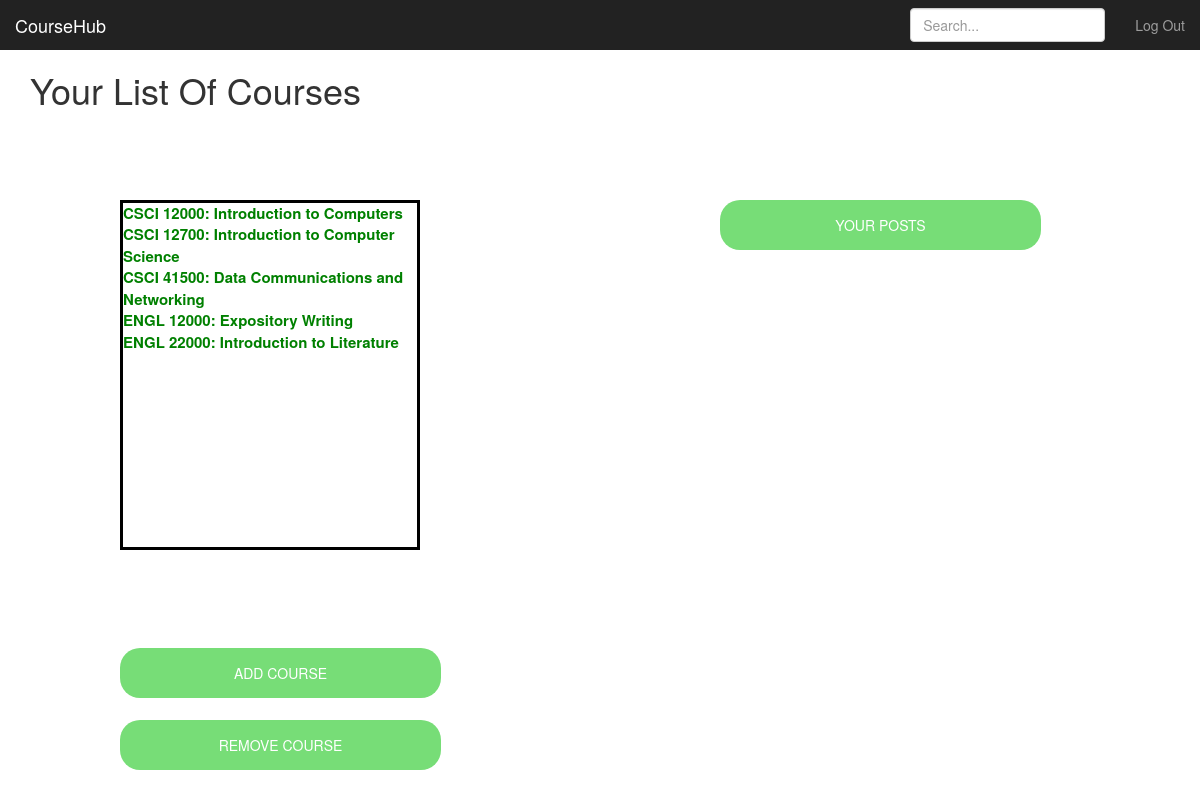
Screenshot of /userpage (signed in) with the database file from the repository.
### coursehubapp.py (models this page shows, shortened)
class Course(db.Model):
    __tablename__ = 'course'
    id = db.Column(db.Integer, primary_key=True)
    course_name = db.Column(db.String(100), nullable=False)
    subject_id = db.Column(db.Integer, db.ForeignKey('subject.id'), nullable=False)
    post = db.relationship('Post', backref='course', lazy='dynamic')

### coursehubapp.py (the view)
@app.route('/userpage')
@login_required
def userspage():
    user = User.query.filter_by(username=session['username']).first()
    context = {
        'course': Course.query.filter(Course.students.any(id=user.id)).all(),
        'user': user
    }
    return render_template('userspage.html', **context)

### coursehubapp.py (called while the page is built)
@login_manager.user_loader
def load_user(user_id):
    return User.query.get(int(user_id))

### templates/userspage.html (shortened to what this page needs)
{% extends "bootstrap/base.html" %}
{% block styles %}
{{super()}}
<link rel="stylesheet" href="{{url_for('.static', filename='userspage.css')}}">
{% endblock %}
{% block content %}
    <nav class="navbar navbar-inverse navbar-fixed-top">
      <div class="container-fluid">
        <div class="navbar-header">
          <a class="navbar-brand" href="#">CourseHub</a>
        </div>
        <div id="navbar" class="navbar-collapse collapse">
          <ul class="nav navbar-nav navbar-right">
            <li><a href="{{ url_for('logout') }}">Log Out</a></li>
          </ul>
          <form class="navbar-form navbar-right">
            <input type="text" class="form-control" placeholder="Search...">
          </form>
        </div>
      </div>
    </nav>
    <div class="userscourses">
      <div class="container">
        <div class="starter-template">
          <h1>Your List Of Courses</h1>
        </div>
      </div>
      <div class = "courseSB">
         {% for courses in course %}
              <a name="usercourse" style="color:green; font-weight:bold; font-size:15px;" href="{{ url_for('course', course_id=courses.id)}}">{{ courses.course_name }}</a><br>
            {% endfor %}
      </div>
        <a  href="{{ url_for('coursesearch') }}">
          <input name="add" type="submit" value="Add Course"></input>
        </a>
        <a  href="{{ url_for('removecourse') }}">
          <input name="remove" type="submit" value="Remove Course"></input>
        </a>
        <a href="{{url_for('usercenter',username = user.username, tag='post')}}">
          <input name="usercenter" type="submit" value="Your Posts"></input>
        </a>
      </div>
{% endblock %}

### static/userspage.css (style rules this page uses)
body { padding-top: 50px; }
.navbar-fixed-top { border: 0; }
div.courseSB { width: 300px; height: 350px; overflow: auto; position:absolute; top: 25%; left: 10%; border-style: solid; border-color: black; }
input[name="add"] { -webkit-appearance: none; text-transform: uppercase; outline: 0; background: #77dd77; width: 26.75%; border: 0; padding: 15px; color: #FFFFFF; font-size: 14px; cursor: pointer; border-radius: 20px; position:absolute; top: 81%; left: 10%; }
input[name="remove"] { -webkit-appearance: none; text-transform: uppercase; outline: 0; background: #77dd77; width: 26.75%; border: 0; padding: 15px; color: #FFFFFF; font-size: 14px; cursor: pointer; border-radius: 20px; position:absolute; top: 90%; left: 10%; }
input[name="usercenter"] { -webkit-appearance: none; text-transform: uppercase; outline: 0; background: #77dd77; width: 26.75%; border: 0; padding: 15px; color: #FFFFFF; font-size: 14px; cursor: pointer; border-radius: 20px; position:absolute; top: 25%; left: 60%; }

### rows the page displays
Course: course_name "CSCI 12000: Introduction to Computers"
Course: course_name "CSCI 12700: Introduction to Computer Science"
Course: course_name "CSCI 41500: Data Communications and Networking"
Course: course_name "ENGL 12000: Expository Writing"
Course: course_name "ENGL 22000: Introduction to Literature"
